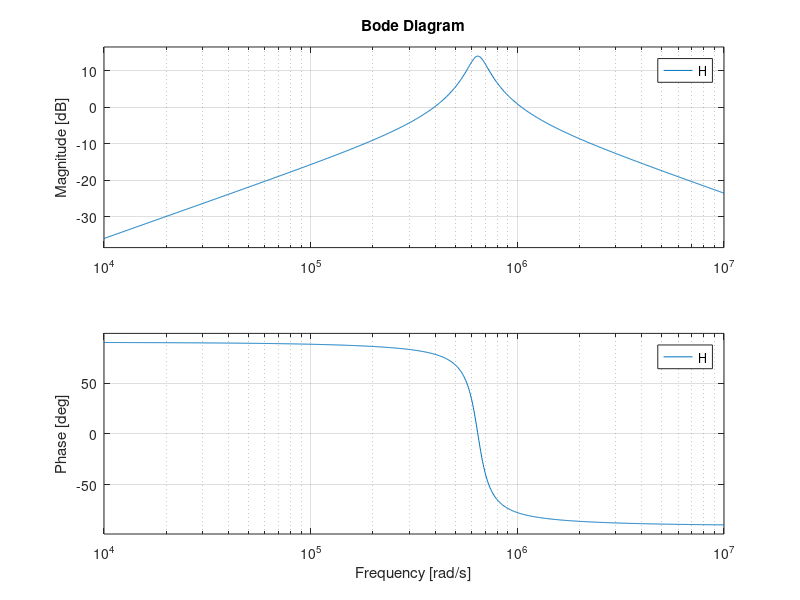

Here is the MATLAB script that generated this plot:
R1=1e3;R3=1e4;R2=120;C=1.5e-9;
H = tf([R2*R3*C/(R1+R2) 0],[R1*R2*R3*C^2/(R1+R2) 2*R1*R2*C/(R1+R2) 1]);
bode(H);
saveas(gcf,'prelab2.png');